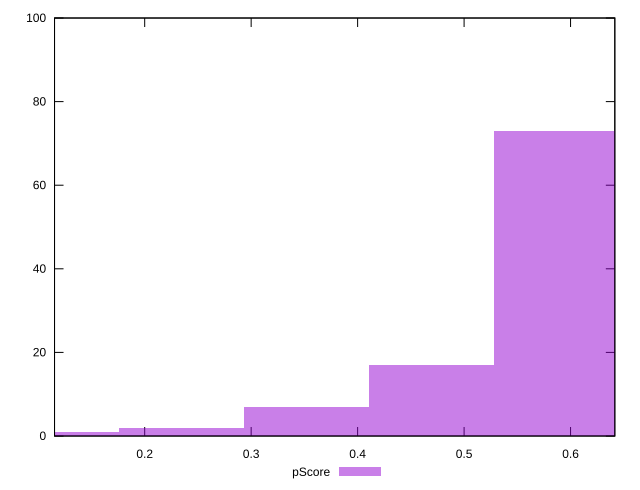

Recreate this plot in gnuplot.
reset

$pScore <<EOF
0.586891419276624 73
0.4695131354212992 17
0.2347565677106496 2
0.3521348515659744 7
0.1173782838553248 1
EOF

set key outside below
set boxwidth 0.1173782838553248
set xrange [0.11532144725919086:0.6415735755373582]
set yrange [0:100]
set trange [0:100]
set style fill transparent solid 0.5 noborder
set terminal svg size 640, 490 enhanced background rgb 'white'
set output "reprap/mainthread-work-breakdown/samples/pages+cached+noexternal+nomedia+nocss/pScore/histogram.svg"

plot $pScore title "pScore" with boxes

reset
